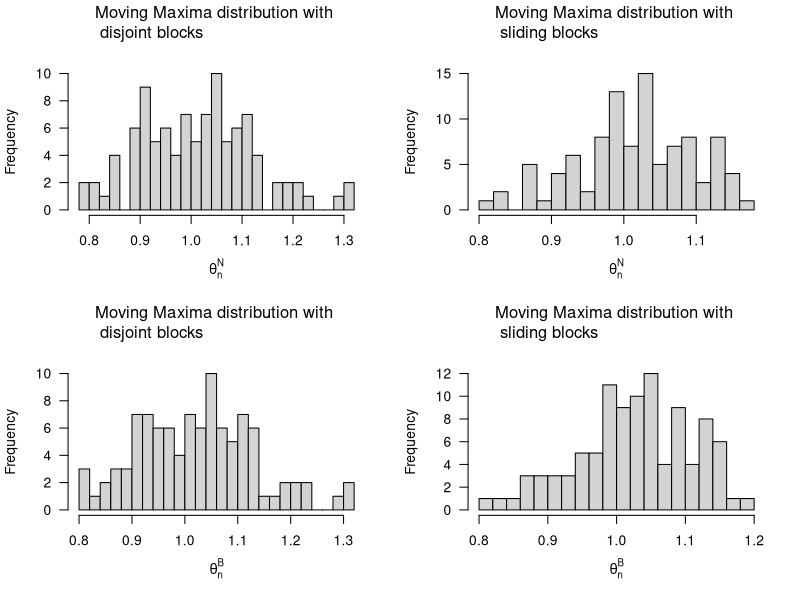

The R script that drew this image: (Note: this script raises an error after producing the figure.)
#Estimating theta

n = 5000
#Optimal block lengths
b1 = 
b1s = 
b2 = 
b2s = 
est =  #true value of theta
q = 100 #times of estimate theta
theta1 <- rep(NA, q)
theta2 <- rep(NA, q)
theta1s <- rep(NA, q)
theta2s <- rep(NA, q)
for (d in 1:q){
  #Distribution
  X = runif(n)
  #Disjunct blocks N
  k = n/b1 #amount of blocks
  M <- rep(NA,k)
  for (i in 1:k){
    M[i] = max(X[(1+((i-1)*b1)):(i*b1)])
  }
  Fn <- ecdf(X)
  Fhat = Fn(M)
  Nhat = Fhat
  Yhat = -b1*log(Nhat)
  theta1[d] = ((1/k)*sum(Yhat))^(-1)
  
  #Disjunct blocks B
  k = n/b2 #amount of blocks
  M <- rep(NA,k)
  for (i in 1:k){
    M[i] = max(X[(1+((i-1)*b2)):(i*b2)])
  }
  Fn <- ecdf(X)
  Fhat = Fn(M)
  Nhat = Fhat
  Zhat = b2*(1-Nhat)
  theta2[d] = ((1/k)*sum(Zhat))^(-1)
  
  #Sliding blocks 1
  Ms <- rep(NA,n-b1s+1)
  for (is in 1:(n-b1s+1)){
    Ms[is] = max(X[is:(is+b1s-1)])
    }
  Fns <- ecdf(X)
  Fhats = Fns(Ms)
  Nhats = Fhats
  Yhats = -b1s*log(Nhats)
  theta1s[d] = ((1/(n-b1s+1))*sum(Yhats))^(-1)
  
  #Sliding blocks 2
  Ms <- rep(NA,n-b2s+1)
  for (is in 1:(n-b2s+1)){
    Ms[is] = max(X[is:(is+b2s-1)])
  }
  Fns <- ecdf(X)
  Fhats = Fns(Ms)
  Nhats = Fhats
  Zhats = b2s*(1-Nhats)
  theta2s[d] = ((1/(n-b2s+1))*sum(Zhats))^(-1)
}


par(mfrow=c(2,2))
hist(theta1, las=1, breaks=20, xlab=expression(theta[n]^N), main=expression(paste("Moving Maxima distribution with \n disjoint blocks")))
abline(v=est, lwd=3)
hist(theta1s, las=1, breaks=20, xlab=expression(theta[n]^N), main=expression(paste("Moving Maxima distribution with \n sliding blocks")))
abline(v=est, lwd=3)
hist(theta2, las=1, breaks=20, xlab=expression(theta[n]^B), main=expression(paste("Moving Maxima distribution with \n disjoint blocks")))
abline(v=est, lwd=3)
hist(theta2s, las=1, breaks=20, xlab=expression(theta[n]^B), main=expression(paste("Moving Maxima distribution with \n sliding blocks")))
abline(v=est, lwd=3)
mean(theta1)
mean(theta1s)
mean(theta2)
mean(theta2s)
mse(theta1,est)
mse(theta1s,est)
mse(theta2,est)
mse(theta2s,est)
       
